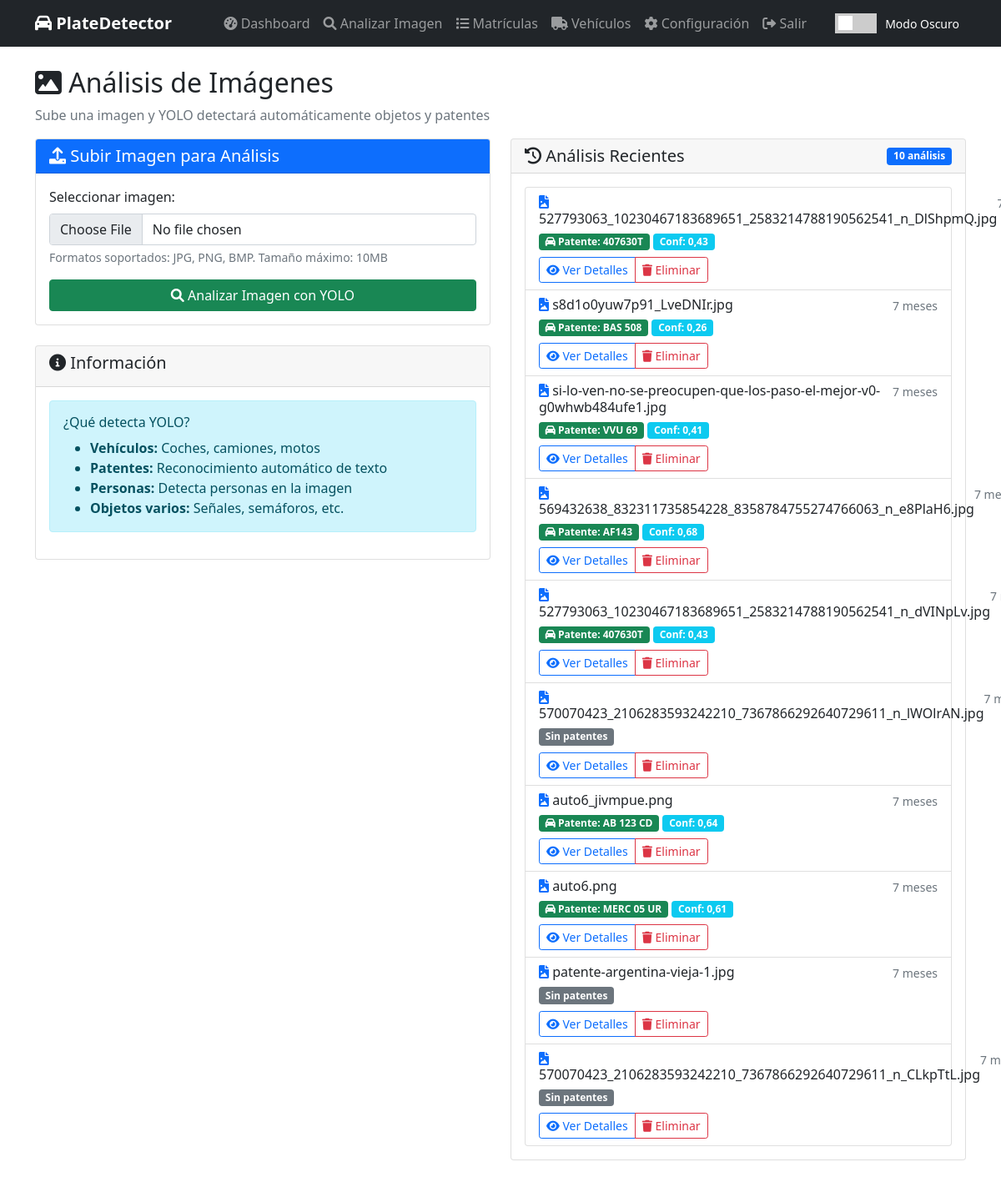
Page /image-analysis/ (signed in) on the earlier database version.
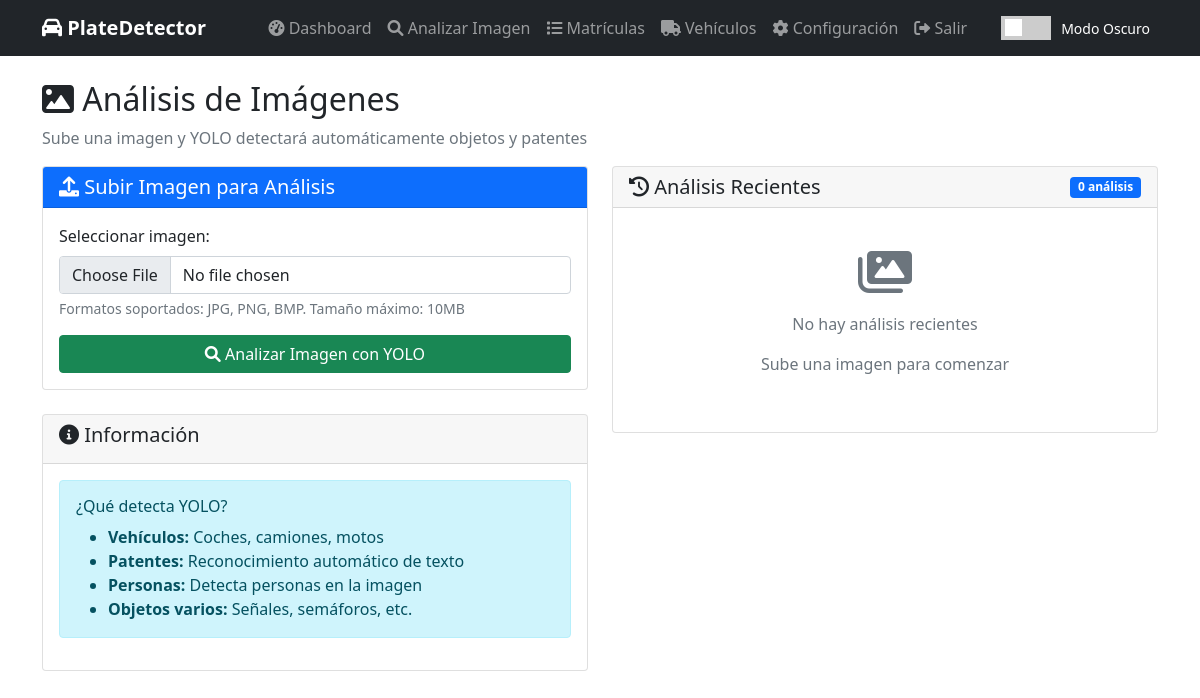
Same page on the later database version.
### plate_detector/models.py (models this page shows, shortened)
class ImageAnalysis(models.Model):
    user = models.ForeignKey(User, on_delete=models.CASCADE, null=True, blank=True)
    image = models.ImageField(upload_to=analyzed_image_path)
    uploaded_at = models.DateTimeField(auto_now_add=True)
    analysis_result = models.JSONField(default=dict, blank=True)  # Para guardar resultados de YOLO
    plate_detected = models.BooleanField(default=False)
    detected_plate = models.CharField(max_length=20, blank=True, null=True)
    confidence = models.FloatField(default=0.0)
    class Meta:
        ordering = ['-uploaded_at']
        verbose_name_plural = "Image Analyses"

### plate_detector/views.py (the view)
# urls.py: path('image-analysis/', views.image_analysis_view, name='image_analysis'),
@login_required
def image_analysis_view(request):
    form = ImageAnalysisForm()
    analyses = ImageAnalysis.objects.filter(user=request.user).order_by('-uploaded_at')[:10]  # Filtrar por usuario
    context = {
        'form': form,
        'analyses': analyses
    }
    return render(request, 'image_analysis.html', context)

### plate_detector/forms.py
class ImageAnalysisForm(forms.ModelForm):
    class Meta:
        model = ImageAnalysis
        fields = ['image']
        widgets = {
            'image': forms.FileInput(attrs={'class': 'form-control', 'accept': 'image/*'}),
        }

### plate_detector/templates/image_analysis.html (shortened to what this page needs)
{% extends 'base.html' %}
{% load static %}
{% block content %}
<div class="row">
    <div class="col-md-12">
        <h2><i class="fas fa-image"></i> Análisis de Imágenes</h2>
        <p class="text-muted">Sube una imagen y YOLO detectará automáticamente objetos y patentes</p>
    </div>
</div>
<div class="row">
    <div class="col-md-6">
        <div class="card">
            <div class="card-header bg-primary text-white">
                <h5 class="mb-0"><i class="fas fa-upload"></i> Subir Imagen para Análisis</h5>
            </div>
            <div class="card-body">
                <form method="post" action="{% url 'upload_analyze' %}" enctype="multipart/form-data" id="uploadForm">
                    <div class="mb-3">
                        <label for="id_image" class="form-label">Seleccionar imagen:</label>
                        {{ form.image }}
                        <div class="form-text">
                            Formatos soportados: JPG, PNG, BMP. Tamaño máximo: 10MB
                        </div>
                    </div>
                    <button type="submit" class="btn btn-success w-100" id="analyzeBtn">
                        <i class="fas fa-search"></i> Analizar Imagen con YOLO
                    </button>
                </form>
            </div>
        </div>
        <div class="card mt-4">
            <div class="card-header">
                <h5><i class="fas fa-info-circle"></i> Información</h5>
            </div>
            <div class="card-body">
                <div class="alert alert-info">
                    <h6>¿Qué detecta YOLO?</h6>
                    <ul class="mb-0">
                        <li><strong>Vehículos:</strong> Coches, camiones, motos</li>
                        <li><strong>Patentes:</strong> Reconocimiento automático de texto</li>
                        <li><strong>Personas:</strong> Detecta personas en la imagen</li>
                        <li><strong>Objetos varios:</strong> Señales, semáforos, etc.</li>
                    </ul>
                </div>
            </div>
        </div>
    </div>
    <div class="col-md-6">
        <div class="card">
            <div class="card-header">
                <div class="d-flex justify-content-between align-items-center">
                    <h5 class="mb-0"><i class="fas fa-history"></i> Análisis Recientes</h5>
                    <span class="badge bg-primary">{{ analyses.count }} análisis</span>
                </div>
            </div>
            <div class="card-body">
                {% if analyses %}
                <div class="list-group">
                    {% for analysis in analyses %}
                    <div class="list-group-item">
                        <div class="d-flex w-100 justify-content-between">
                            <h6 class="mb-1">
                                <i class="fas fa-file-image text-primary"></i>
                                {{ analysis.image.name|slice:"20:" }}
                            </h6>
                            <small class="text-muted">{{ analysis.uploaded_at|timesince }}</small>
                        </div>
                        <div class="mb-2">
                            {% if analysis.plate_detected %}
                                <span class="badge bg-success">
                                    <i class="fas fa-car"></i> Patente: {{ analysis.detected_plate }}
                                </span>
                                <span class="badge bg-info">Conf: {{ analysis.confidence|floatformat:2 }}</span>
                            {% else %}
                                <span class="badge bg-secondary">Sin patentes</span>
                            {% endif %}
                        </div>
                        <div class="btn-group btn-group-sm">
                            <a href="{% url 'analysis_detail' analysis.id %}" class="btn btn-outline-primary">
                                <i class="fas fa-eye"></i> Ver Detalles
                            </a>
                            <a href="{% url 'delete_analysis' analysis.id %}" class="btn btn-outline-danger"
                               onclick="return confirm('¿Eliminar este análisis?')">
                                <i class="fas fa-trash"></i> Eliminar
                            </a>
                        </div>
                    </div>
                    {% endfor %}
                </div>
                {% else %}
                <div class="text-center py-4">
                    <i class="fas fa-images fa-3x text-muted mb-3"></i>
                    <p class="text-muted">No hay análisis recientes</p>
                    <p class="text-muted">Sube una imagen para comenzar</p>
                </div>
                {% endif %}
            </div>
        </div>
    </div>
</div>
{% endblock %}

### plate_detector/templates/base.html (shortened to what this page needs)
<!DOCTYPE html>
<html lang="es">
<head>
    <link href="https://cdn.jsdelivr.net/npm/bootstrap@5.1.3/dist/css/bootstrap.min.css" rel="stylesheet">
    <link href="https://cdnjs.cloudflare.com/ajax/libs/font-awesome/6.0.0/css/all.min.css" rel="stylesheet">
    {% load static %}
</head>
<body>
    <nav class="navbar navbar-expand-lg navbar-dark bg-dark">
        <div class="container">
            <a class="navbar-brand" href="{% url 'dashboard' %}">
                <i class="fas fa-car"></i> PlateDetector
            </a>
            {% if user.is_authenticated %}
            <div class="collapse navbar-collapse" id="navbarNav">
                <ul class="navbar-nav ms-auto">
                    <li class="nav-item">
                        <a class="nav-link" href="{% url 'dashboard' %}">
                            <i class="fas fa-tachometer-alt"></i> Dashboard
                        </a>
                    </li>
                    <li class="nav-item">
                        <a class="nav-link" href="{% url 'image_analysis' %}">
                            <i class="fas fa-search"></i> Analizar Imagen
                        </a>
                    </li>
                    <li class="nav-item">
                        <a class="nav-link" href="{% url 'plate_list' %}">
                            <i class="fas fa-list"></i> Matrículas
                        </a>
                    </li>
                    <li class="nav-item">
                        <a class="nav-link" href="{% url 'vehicle_management' %}">
                            <i class="fas fa-truck"></i> Vehículos
                        </a>
                    </li>
                    <li class="nav-item">
                        <a class="nav-link" href="{% url 'settings' %}">
                            <i class="fas fa-cog"></i> Configuración
                        </a>
                    </li>
                    <li class="nav-item">
                        <a class="nav-link" href="{% url 'logout' %}">
                            <i class="fas fa-sign-out-alt"></i> Salir
                        </a>
                    </li>
                    <li class="nav-item">
                        <div class="theme-switch-wrapper nav-link">
                            <label class="theme-switch" for="checkbox">
                                <div class="slider bar"></div>
                            </label>
                            <span class="theme-label">Modo Oscuro</span>
                        </div>
                    </li>
                </ul>
            </div>
            {% endif %}
        </div>
    </nav>
    <div class="container mt-4">
        {% block content %}
        {% endblock %}
    </div>
</body>
</html>

### plate_detector/templates/base.html (style rules this page uses)
.navbar-brand { font-weight: bold; }
.card { margin-bottom: 20px; }
.theme-switch-wrapper { display: flex; align-items: center; margin-left: 18px; }
.theme-switch { display: inline-block; height: 24px; position: relative; width: 50px; }
.slider { background-color: #ccc; bottom: 0; cursor: pointer; left: 0; position: absolute; right: 0; top: 0; transition: .4s; }
.slider:before { background-color: white; bottom: 4px; content: ""; height: 17px; left: 4px; right: 1px; position: absolute; transition: .4s; width: 17px; }
.theme-label { margin-left: 10px; color: white; font-size: 14px; }

Differences in the rows shown:
removed ImageAnalysis: image.name "527793063_10230467183689651_2583214788190562541_n_DlShpmQ.jpg", detected_plate "407630T", confidence "0,43"
removed ImageAnalysis: image.name "s8d1o0yuw7p91_LveDNIr.jpg", uploaded_at "7 meses", detected_plate "BAS 508", confidence "0,26"
removed ImageAnalysis: image.name "si-lo-ven-no-se-preocupen-que-los-paso-el-mejor-v0-g0whwb484ufe1.jpg", uploaded_at "7 meses", detected_plate "VVU 69", confidence "0,41"
removed ImageAnalysis: image.name "569432638_832311735854228_8358784755274766063_n_e8PlaH6.jpg", uploaded_at "7…", detected_plate "AF143", confidence "0,68"
removed ImageAnalysis: image.name "527793063_10230467183689651_2583214788190562541_n_dVINpLv.jpg", uploaded_at "7…", detected_plate "407630T", confidence "0,43"
removed ImageAnalysis: image.name "570070423_2106283593242210_7367866292640729611_n_lWOlrAN.jpg", uploaded_at "7…", plate_detected "Sin patentes"
removed ImageAnalysis: image.name "auto6_jivmpue.png", uploaded_at "7 meses", detected_plate "AB 123 CD", confidence "0,64"
removed ImageAnalysis: image.name "auto6.png", uploaded_at "7 meses", detected_plate "MERC 05 UR", confidence "0,61"
removed ImageAnalysis: image.name "patente-argentina-vieja-1.jpg", uploaded_at "7 meses", plate_detected "Sin patentes"
removed ImageAnalysis: image.name "570070423_2106283593242210_7367866292640729611_n_CLkpTtL.jpg", uploaded_at "7…", plate_detected "Sin patentes"
Other differences:
{{ analyses.count }}: "10" → "0"
text now shown: "No hay análisis recientes Sube una imagen para comenzar"
